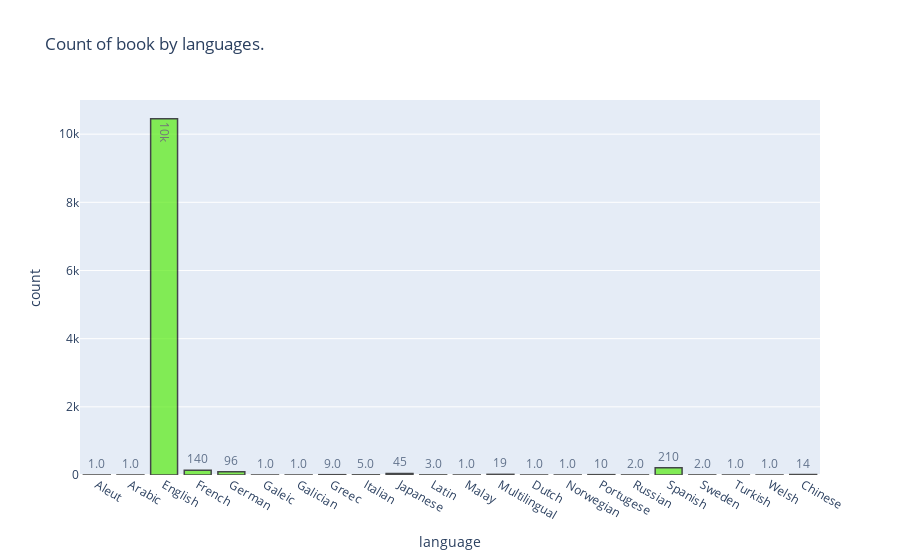

Here is the notebook cell this chart was saved with:
### Code cell
fig = px.bar(df_by_lan, x = "language" , y = "count", text_auto='.2s', title = "Count of book by languages.")
fig.update_traces(marker_color='rgb(88, 235, 18)', marker_line_color='rgb(0, 0, 0)',
                  marker_line_width=1.5, opacity=0.7)

fig.update_layout(xaxis_title="language", yaxis_title="count")
fig.show()

### Figure 1 — Plotly figure (JSON) as saved in the notebook; plotly's stock layout.template omitted (floating-point values rounded to 4 significant figures)
{"data": [{"alignmentgroup": "True", "hovertemplate": "language=%{x}<br>count=%{y}<extra></extra>", "legendgroup": "", "marker": {"color": "rgb(88, 235, 18)", "line": {"color": "rgb(0, 0, 0)", "width": 1.5}, "pattern": {"shape": ""}}, "name": "", "offsetgroup": "", "opacity": 0.7, "orientation": "v", "showlegend": false, "textposition": "auto", "texttemplate": "%{y:.2s}", "type": "bar", "x": ["Aleut", "Arabic", "English", "French", "German", "Galeic", "Galician", "Greec", "Italian", "Japanese", "Latin", "Malay", "Multilingual", "Dutch", "Norwegian", "Portugese", "Russian", "Spanish", "Sweden", "Turkish", "Welsh", "Chinese"], "xaxis": "x", "y": [1, 1, 10452, 139, 96, 1, 1, 9, 5, 45, 3, 1, 19, 1, 1, 10, 2, 212, 2, 1, 1, 14], "yaxis": "y"}], "layout": {"barmode": "relative", "legend": {"tracegroupgap": 0}, "title": {"text": "Count of book by languages."}, "xaxis": {"anchor": "y", "domain": [0, 1], "title": {"text": "language"}}, "yaxis": {"anchor": "x", "domain": [0, 1], "title": {"text": "count"}}}}
